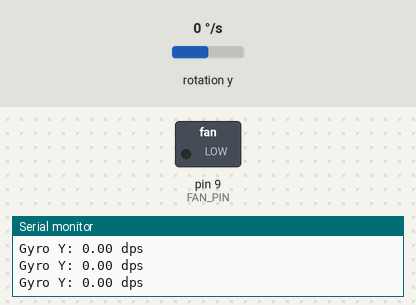
Bench run of a sketch on a simulated Arduino Uno, built with avr-gcc and run on an emulated ATmega328P. Shown: switched loads named in the sketch (green lamp = pin HIGH), the last lines printed to the serial monitor. Wiring (inferred from the names in the program): MPU-6050 motion sensor at I2C address 0x68. The inputs (shaded band) are chosen by the test bench; at power-on: rotation y 0 °/s.

Above: at 1.2 s.
1.3 s: rotation y set to 28 °/s
2.8 s: rotation y set to 33 °/s
At 3.5 s:
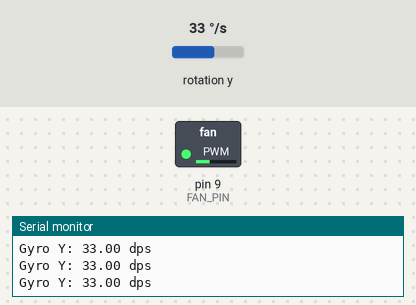
4.3 s: rotation y set to 96 °/s
5.8 s: rotation y set to 108 °/s
At 6.4 s:
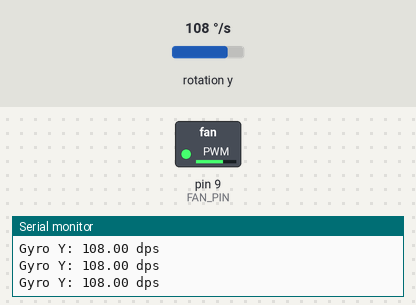
7.3 s: rotation y set to 100 °/s
At 8.0 s:
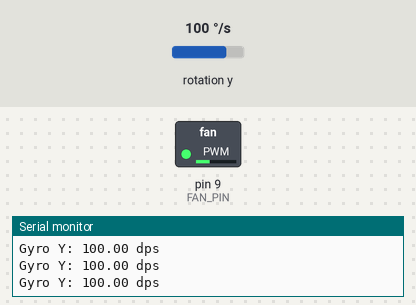
8.9 s: rotation y set to 192 °/s
At 9.5 s:
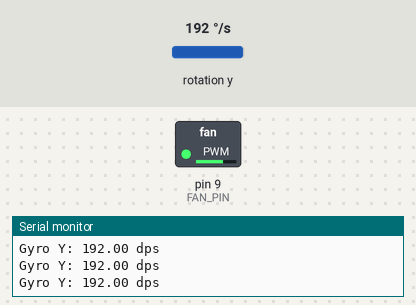
Timing chart, 0 to 11.5 s (numbered marks = the images above; inputs shaded):
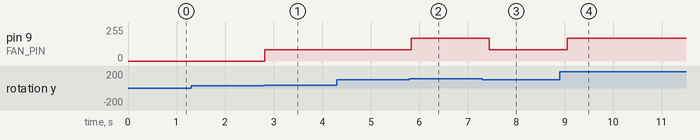

Measured:
- the behaviour switches between 30 and 31 °/s on rotation y (found by bisection; images 0 and 1)
- the behaviour switches between 100 and 101 °/s on rotation y (found by bisection; images 1 and 2)
- after the input at 2.8 s, pin 9 (FAN_PIN): 0/255 → 85/255 at once
- after the input at 5.8 s, pin 9 (FAN_PIN): 85/255 → 170/255 at once
- after the input at 7.3 s, pin 9 (FAN_PIN): 170/255 → 85/255 after 0.14 s
- after the input at 8.9 s, pin 9 (FAN_PIN): 85/255 → 170/255 after 0.15 s

The sketch:

Lab6TAsk3.ino
```cpp
#include <Wire.h>  // For I2C communication

// MPU6050 I2C address (most common)
const uint8_t MPU6050_ADDR = 0x68;

// Fan PWM pin
const int FAN_PIN = 9;

void mpu6050_init() {
  Wire.begin();
  // Wake up MPU6050 (exit sleep mode)
  Wire.beginTransmission(MPU6050_ADDR);
  Wire.write(0x6B);      // PWR_MGMT_1 register
  Wire.write(0x00);      // Set to 0 -> wake up
  Wire.endTransmission();
}

int16_t read_gyro_y() {
  // Read two bytes from GYRO_YOUT_H and GYRO_YOUT_L
  Wire.beginTransmission(MPU6050_ADDR);
  Wire.write(0x45);  // GYRO_YOUT_H register
  Wire.endTransmission(false);

  Wire.requestFrom(MPU6050_ADDR, (uint8_t)2);
  while (Wire.available() < 2) {
    // wait
  }

  int16_t highByte = Wire.read();
  int16_t lowByte  = Wire.read();
  int16_t value    = (highByte << 8) | lowByte;

  return value;
}

float gyro_raw_to_dps(int16_t raw) {
  // Assuming default full scale ±250 °/s => 131 LSB/(°/s)
  return (float)raw / 131.0;
}

void set_fan_speed(float angular_velocity_dps) {
  int pwm_value = 0;

  if (angular_velocity_dps >= 0 && angular_velocity_dps <= 30) {
    // OFF
    pwm_value = 0;
  } else if (angular_velocity_dps > 30 && angular_velocity_dps <= 100) {
    // LOW
    pwm_value = 85;
  } else if (angular_velocity_dps > 100 && angular_velocity_dps <= 200) {
    // MEDIUM
    pwm_value = 170;
  } else if (angular_velocity_dps > 200) {
    // HIGH
    pwm_value = 255;
  }

  analogWrite(FAN_PIN, pwm_value);
}

void setup() {
  pinMode(FAN_PIN, OUTPUT);
  analogWrite(FAN_PIN, 0); // Start with fan off

  Wire.begin();
  mpu6050_init();

  Serial.begin(9600);
  while (!Serial) {
    ; // Wait for Serial on some boards
  }

  Serial.println("CPS Fan Control using MPU6050 initialized");
}

void loop() {
  int16_t gyro_y_raw = read_gyro_y();
  float gyro_y_dps = gyro_raw_to_dps(gyro_y_raw);

  set_fan_speed(gyro_y_dps);

  // Debug output
  Serial.print("Gyro Y: ");
  Serial.print(gyro_y_dps);
  Serial.println(" dps");

  delay(200);
}
```
